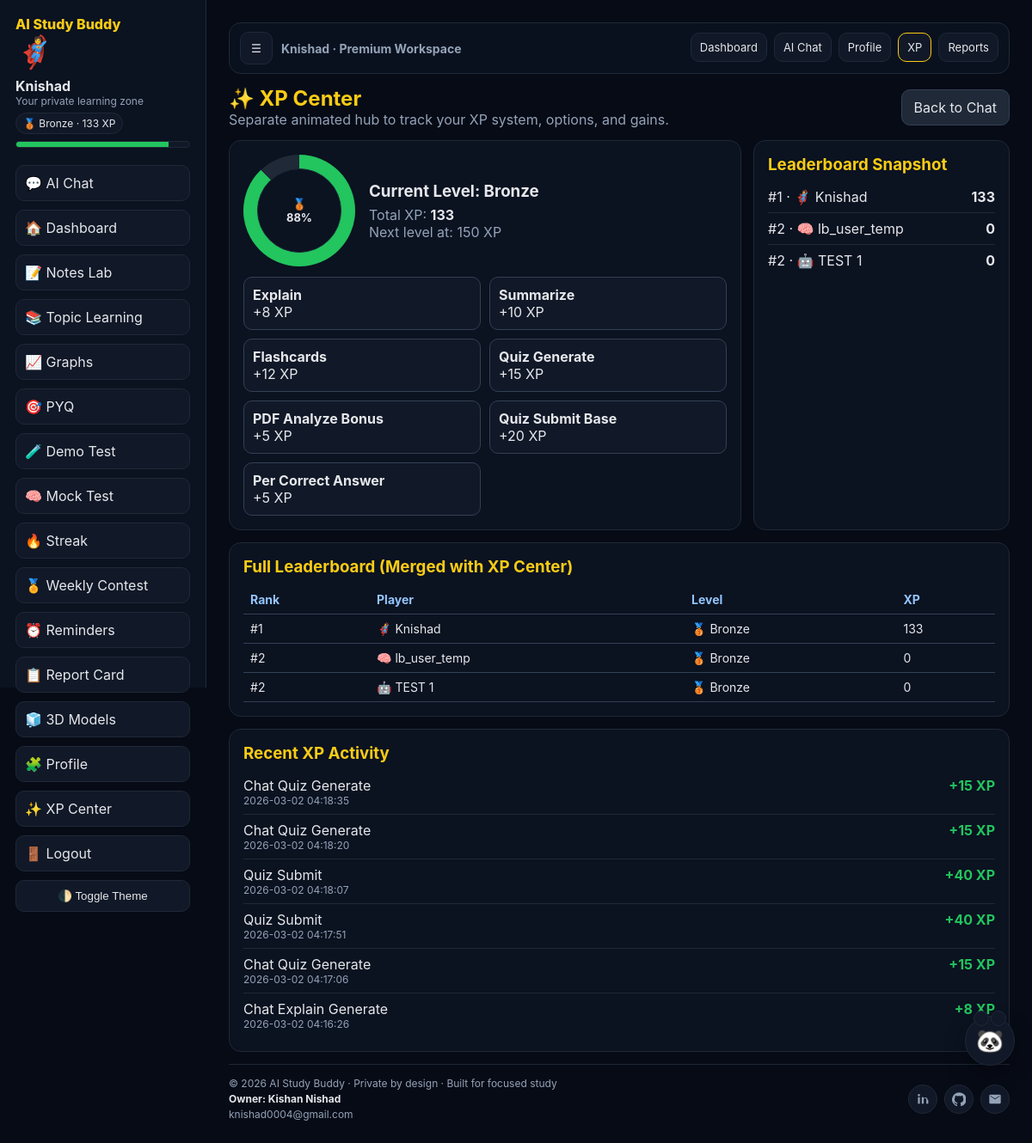
Page /xp-center (signed in) on the earlier database version.
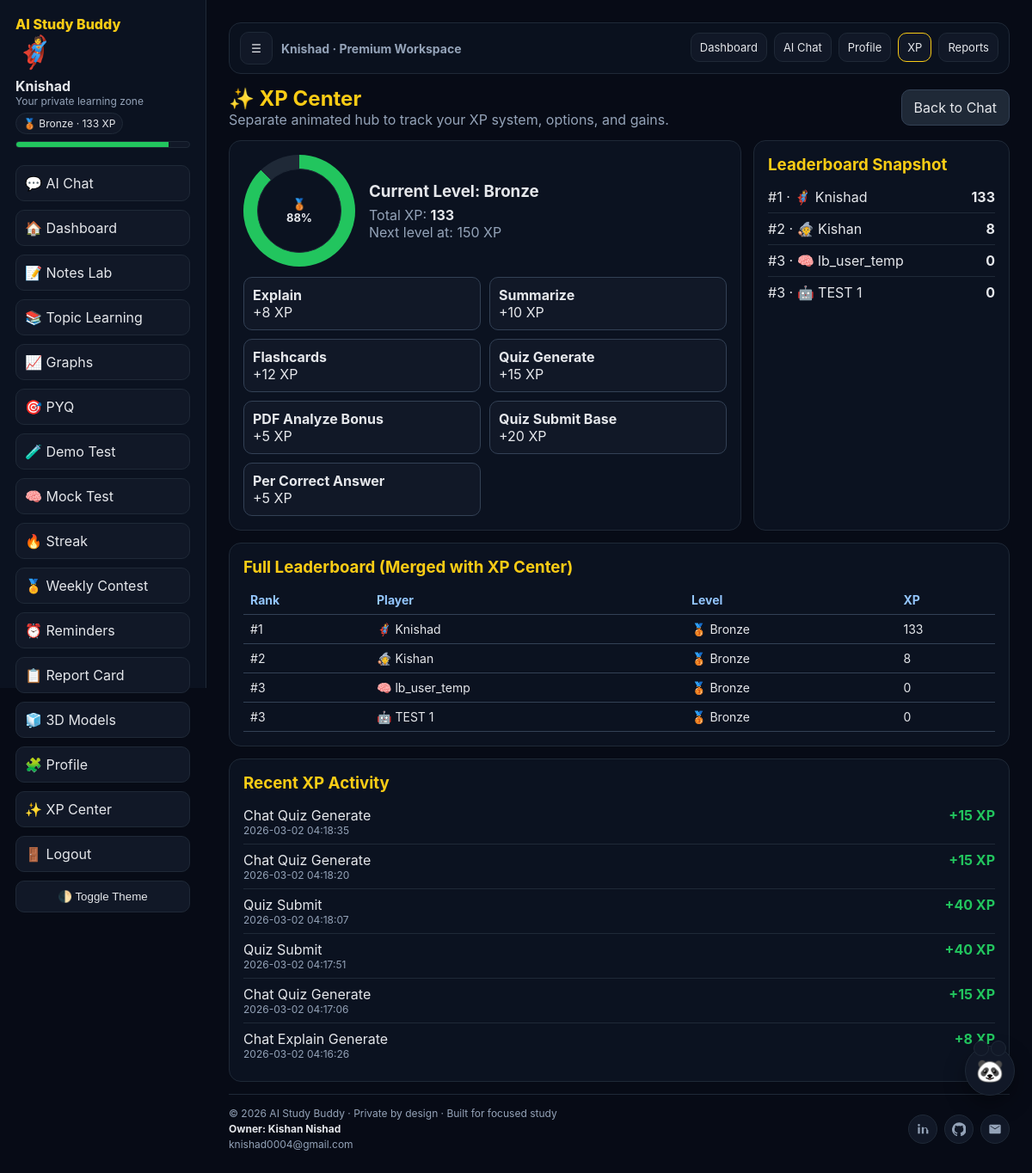
Same page on the later database version.
### tables this page shows
CREATE TABLE users (
            id INTEGER PRIMARY KEY AUTOINCREMENT,
            username TEXT UNIQUE NOT NULL,
            password_hash TEXT NOT NULL,
            avatar TEXT NOT NULL,
            created_at TEXT NOT NULL
        , xp INTEGER NOT NULL DEFAULT 0);

CREATE TABLE xp_events (
            id INTEGER PRIMARY KEY AUTOINCREMENT,
            user_id INTEGER NOT NULL,
            action TEXT NOT NULL,
            points INTEGER NOT NULL,
            date TEXT NOT NULL,
            FOREIGN KEY(user_id) REFERENCES users(id)
        );

### app.py (the view)
    @app.get("/xp-center")
    @login_required
    def xp_center():
        level_info = get_level_info(int(g.user["xp"]))
        events = get_user_xp_events(app, g.user["id"], 25)
        leaderboard = get_leaderboard(app, 50)
        return render_template(
            "xp_center.html",
            user=g.user,
            level_info=level_info,
            xp_rules=XP_RULES,
            events=events,
            leaderboard=leaderboard,
        )

### app.py (called while the page is built)
def get_db_connection(app: Flask) -> sqlite3.Connection:
    conn = sqlite3.connect(app.config["DATABASE_PATH"])
    conn.row_factory = sqlite3.Row
    return conn

def login_required(view):
    @wraps(view)
    def wrapped_view(*args, **kwargs):
        if "user_id" not in session:
            return redirect(url_for("login"))
        return view(*args, **kwargs)
    return wrapped_view

def get_current_user(app: Flask):
    user_id = session.get("user_id")
    if not user_id:
        return None
    conn = get_db_connection(app)
    user = conn.execute("SELECT id, username, avatar, xp FROM users WHERE id = ?", (user_id,)).fetchone()
    conn.close()
    return user

def get_user_xp_events(app: Flask, user_id: int, limit: int = 20):
    conn = get_db_connection(app)
    rows = conn.execute(
        """
        SELECT action, points, date
        FROM xp_events
        WHERE user_id = ?
        ORDER BY id DESC
        LIMIT ?
        """,
        (user_id, limit),
    ).fetchall()
    conn.close()
    return rows

### templates/xp_center.html (shortened to what this page needs)
{% extends 'base.html' %}
{% block content %}
<section class="hero">
  <div>
    <h1>✨ XP Center</h1>
    <p style="color:#94a3b8">Separate animated hub to track your XP system, options, and gains.</p>
  </div>
  <a href="{{ url_for('chat') }}" style="padding:10px 14px;border-radius:10px;border:1px solid #334155;background:#1f2937">Back to Chat</a>
</section>
<div class="grid">
  <section class="panel">
    <div style="display:flex;gap:16px;align-items:center;flex-wrap:wrap">
      <div class="xp-ring" id="xpRing" data-progress="{{ level_info['progress'] }}">
        <div class="xp-ring-label">
          {{ level_info['icon'] }}<br>
          {{ level_info['progress'] }}%
        </div>
      </div>
      <div>
        <h3 style="margin-bottom:6px">Current Level: {{ level_info['name'] }}</h3>
        <div style="color:#94a3b8">Total XP: <strong style="color:#e5e7eb">{{ user['xp'] }}</strong></div>
        {% if level_info['next_threshold'] %}
        <div style="color:#94a3b8">Next level at: {{ level_info['next_threshold'] }} XP</div>
        {% else %}
        <div style="color:#22c55e">Max level reached!</div>
        {% endif %}
      </div>
    </div>
    <div class="rules">
      <div class="rule"><strong>Explain</strong><div>+{{ xp_rules['explain'] }} XP</div></div>
      <div class="rule"><strong>Summarize</strong><div>+{{ xp_rules['summarize'] }} XP</div></div>
      <div class="rule"><strong>Flashcards</strong><div>+{{ xp_rules['flashcards'] }} XP</div></div>
      <div class="rule"><strong>Quiz Generate</strong><div>+{{ xp_rules['quiz'] }} XP</div></div>
      <div class="rule"><strong>PDF Analyze Bonus</strong><div>+{{ xp_rules['pdf_bonus'] }} XP</div></div>
      <div class="rule"><strong>Quiz Submit Base</strong><div>+{{ xp_rules['quiz_submit_base'] }} XP</div></div>
      <div class="rule"><strong>Per Correct Answer</strong><div>+{{ xp_rules['per_correct_answer'] }} XP</div></div>
    </div>
  </section>
  <section class="panel">
    <h3 style="margin-bottom:8px;color:#facc15">Leaderboard Snapshot</h3>
    {% for item in leaderboard[:10] %}
      <div class="rank-row">
        <div>#{{ item['rank'] }} · {{ item['avatar'] }} {{ item['username'] }}</div>
        <strong>{{ item['xp'] }}</strong>
      </div>
    {% endfor %}
  </section>
</div>
<section class="panel">
  <h3 style="margin-bottom:8px;color:#facc15">Full Leaderboard (Merged with XP Center)</h3>
  <table class="rank-table">
    <thead>
      <tr><th>Rank</th><th>Player</th><th>Level</th><th>XP</th></tr>
    </thead>
    <tbody>
      {% for item in leaderboard[:25] %}
      <tr>
        <td>#{{ item['rank'] }}</td>
        <td>{{ item['avatar'] }} {{ item['username'] }}</td>
        <td>{{ item['level']['icon'] }} {{ item['level']['name'] }}</td>
        <td>{{ item['xp'] }}</td>
      </tr>
      {% endfor %}
    </tbody>
  </table>
</section>
<section class="panel">
  <h3 style="margin-bottom:8px;color:#facc15">Recent XP Activity</h3>
  {% if events %}
    {% for event in events %}
      <div class="event">
        <div>
          <div style="text-transform:capitalize">{{ event['action'].replace('_', ' ') }}</div>
          <div style="font-size:12px;color:#94a3b8">{{ event['date'] }}</div>
        </div>
        <div class="plus">+{{ event['points'] }} XP</div>
      </div>
    {% endfor %}
  {% else %}
    <div style="color:#94a3b8">No XP activity yet. Do tasks in Chat to start earning XP.</div>
  {% endif %}
</section>
{% endblock %}

### templates/base.html (shortened to what the changed rows need)
<!DOCTYPE html>
<html lang="en">
<head>
</head>
<body>
  <div class="layout">
    {% if user %}
    <aside class="sidebar" id="appSidebar">
      <div class="sidebar-top">
        <div class="brand">AI Study Buddy</div>
      </div>
      <div class="avatar-badge">{{ user['avatar'] }}</div>
      <div><strong>{{ user['username'] }}</strong></div>
      <div class="small">Your private learning zone</div>
      {% if current_level %}
      <div class="level-pill">{{ current_level['icon'] }} {{ current_level['name'] }} · {{ user['xp'] }} XP</div>
      <div class="progress-track"><div class="progress-bar" data-progress="{{ current_level['progress'] }}"></div></div>
      {% endif %}
      <nav class="menu">
        <a href="{{ url_for('chat') }}">💬 AI Chat</a>
        <a href="{{ url_for('dashboard') }}">🏠 Dashboard</a>
        <a href="{{ url_for('notes_lab') }}">📝 Notes Lab</a>
        <a href="{{ url_for('topic_learning') }}">📚 Topic Learning</a>
        <a href="{{ url_for('graphs_page') }}">📈 Graphs</a>
        <a href="{{ url_for('pyq_page') }}">🎯 PYQ</a>
        <a href="{{ url_for('demo_test') }}">🧪 Demo Test</a>
        <a href="{{ url_for('mock_test') }}">🧠 Mock Test</a>
        <a href="{{ url_for('streak_page') }}">🔥 Streak</a>
        <a href="{{ url_for('weekly_contest') }}">🏅 Weekly Contest</a>
        <a href="{{ url_for('reminders_page') }}">⏰ Reminders</a>
        <a href="{{ url_for('report_card') }}">📋 Report Card</a>
        <a href="{{ url_for('models_3d') }}">🧊 3D Models</a>
        <a href="{{ url_for('profile') }}">🧩 Profile</a>
        <a href="{{ url_for('xp_center') }}">✨ XP Center</a>
        <a href="{{ url_for('logout') }}">🚪 Logout</a>
      </nav>
      <button id="themeToggle" class="theme-toggle" type="button">🌓 Toggle Theme</button>
    </aside>
    {% endif %}
    <main class="main">
      {% if user %}
      <header class="topbar">
        <div class="topbar-left">
          <button id="sidebarToggle" class="sidebar-toggle" type="button" aria-label="Toggle sidebar">☰</button>
          <div class="top-title">{{ user['username'] }} · Premium Workspace</div>
        </div>
        <nav class="top-links" aria-label="Quick navigation">
          <a href="{{ url_for('dashboard') }}" class="{% if request.endpoint == 'dashboard' %}active{% endif %}">Dashboard</a>
          <a href="{{ url_for('chat') }}" class="{% if request.endpoint == 'chat' %}active{% endif %}">AI Chat</a>
          <a href="{{ url_for('profile') }}" class="{% if request.endpoint == 'profile' %}active{% endif %}">Profile</a>
          <a href="{{ url_for('xp_center') }}" class="{% if request.endpoint == 'xp_center' %}active{% endif %}">XP</a>
          <a href="{{ url_for('report_card') }}" class="{% if request.path.startswith('/report-card') %}active{% endif %}">Reports</a>
        </nav>
      </header>
      {% endif %}
      <div class="main-content">
      {% block content %}{% endblock %}
      </div>
    </main>
  </div>
</body>
</html>

Differences in the rows shown:
added users: rank "2", avatar "🧙", username "Kishan", xp "8", level.icon "🥉", level.name "Bronze"
computed for users "lb_user_temp": rank "2" → "3"
computed for users "TEST 1": rank "2" → "3"
